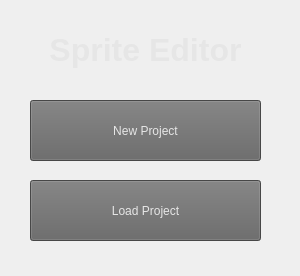
<?xml version="1.0" encoding="UTF-8"?>
<ui version="4.0">
 <class>StartupWindow</class>
 <widget class="QWidget" name="StartupWindow">
  <property name="geometry">
   <rect>
    <x>0</x>
    <y>0</y>
    <width>300</width>
    <height>276</height>
   </rect>
  </property>
  <property name="sizePolicy">
   <sizepolicy hsizetype="Fixed" vsizetype="Fixed">
    <horstretch>0</horstretch>
    <verstretch>0</verstretch>
   </sizepolicy>
  </property>
  <property name="windowTitle">
   <string>Form</string>
  </property>
  <property name="styleSheet">
   <string notr="true"/>
  </property>
  <widget class="QPushButton" name="newButton">
   <property name="geometry">
    <rect>
     <x>30</x>
     <y>100</y>
     <width>231</width>
     <height>61</height>
    </rect>
   </property>
   <property name="styleSheet">
    <string notr="true">background-color: rgb(100, 100, 100);
color: rgb(230, 230, 230);</string>
   </property>
   <property name="text">
    <string>New Project</string>
   </property>
  </widget>
  <widget class="QPushButton" name="loadButton">
   <property name="geometry">
    <rect>
     <x>30</x>
     <y>180</y>
     <width>231</width>
     <height>61</height>
    </rect>
   </property>
   <property name="styleSheet">
    <string notr="true">background-color: rgb(100, 100, 100);
color: rgb(230, 230, 230);</string>
   </property>
   <property name="text">
    <string>Load Project</string>
   </property>
  </widget>
  <widget class="QLabel" name="label">
   <property name="geometry">
    <rect>
     <x>30</x>
     <y>20</y>
     <width>231</width>
     <height>61</height>
    </rect>
   </property>
   <property name="styleSheet">
    <string notr="true">color: rgb(230, 230, 230);</string>
   </property>
   <property name="text">
    <string>&lt;html&gt;&lt;head/&gt;&lt;body&gt;&lt;p align=&quot;center&quot;&gt;&lt;span style=&quot; font-size:24pt; font-weight:700;&quot;&gt;Sprite Editor&lt;/span&gt;&lt;/p&gt;&lt;/body&gt;&lt;/html&gt;</string>
   </property>
  </widget>
 </widget>
 <resources/>
 <connections/>
</ui>
